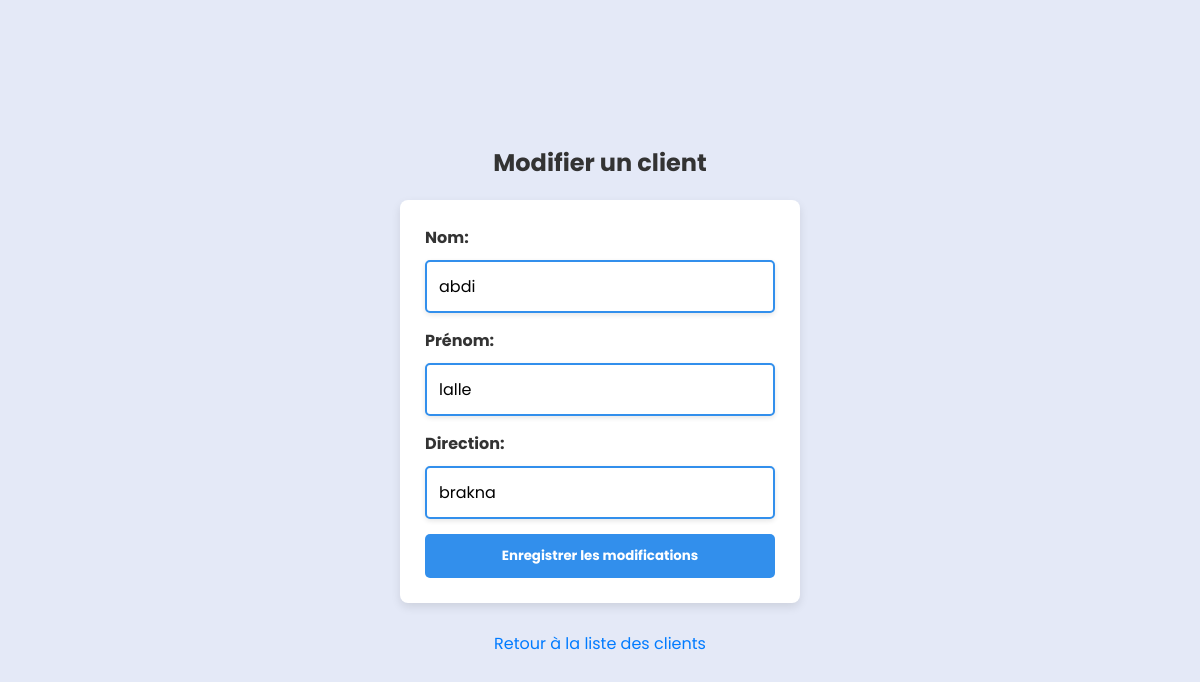
The app's page /clientform/4/edit with its own data.
### app.py (models this page shows)
class Client(db.Model):
    __tablename__ = 'client'
    IdClient = db.Column(db.Integer, primary_key=True, autoincrement=True)
    Nom = db.Column(db.String(50), nullable=False)
    Prenom = db.Column(db.String(50), nullable=False)
    direction = db.Column(db.String(50), nullable=False)
    interventions = db.relationship('Intervention', backref='client', lazy=True, cascade='all, delete-orphan')

### app.py (the view)
@app.route('/clientform/<int:id>/edit')
def edit_clientform(id):
    client = Client.query.get(id)
    return render_template('edit_client.html', client=client)

### templates/edit_client.html (shortened to what this page needs)
<!DOCTYPE html>
<html lang="en">
<head>
     <link rel="stylesheet" type="text/css" href="{{ url_for('static', filename='add.css') }}">
</head>
<body>
    <h2>Modifier un client</h2>
    <form action="{{ url_for('edit_client', id=client.IdClient) }}" method="post">
        <label for="nom">Nom:</label>
        <input type="text" id="nom" name="nom" value="{{ client.Nom }}" required>
        <label for="prenom">Prénom:</label>
        <input type="text" id="prenom" name="prenom" value="{{ client.Prenom }}" required>
        <label for="direction">Direction:</label>
        <input type="text" id="direction" name="direction" value="{{ client.direction }}" required>
        <button type="submit">Enregistrer les modifications</button>
    </form>
    <br>
    <a href="{{ url_for('homepage') }}">Retour à la liste des clients</a>
</body>
</html>

### static/add.css (style rules this page uses)
:root { --color-default: #004f83; --color-second: #0067ac; --color-white: #fff; --color-body: #e4e9f7; --color-light: #e0e0e0; }
* { padding: 0; margin: 0; box-sizing: border-box; font-family: 'Poppins', sans-serif; }
body { font-family: Arial, sans-serif; background-color: #E4E9F7; display: flex; flex-direction: column; align-items: center; justify-content: center; min-height: 100vh; }
h2 { color: #333; text-align: center; margin-bottom: 20px; }
form { max-width: 400px; background-color: #fff; padding: 25px; border-radius: 8px; box-shadow: 0 4px 10px rgba(0, 0, 0, 0.1); width: 90%; }
label { display: block; margin-bottom: 10px; color: #333; font-weight: bold; }
input, select { width: 100%; padding: 12px; margin-bottom: 15px; border: 2px solid #328fec; border-radius: 5px; font-size: 16px; box-shadow: 0px 2px 5px rgba(0, 0, 0, 0.1); }
button { background-color: #328fec; color: #fff; padding: 12px 15px; border: none; border-radius: 5px; cursor: pointer; font-weight: bold; transition: background-color 0.3s ease; width: 100%; }
a { text-decoration: none; color: #007BFF; display: inline-block; margin-top: 10px; }

### records on screen
Client: nom "abdi", prenom "lalle", direction "brakna"
